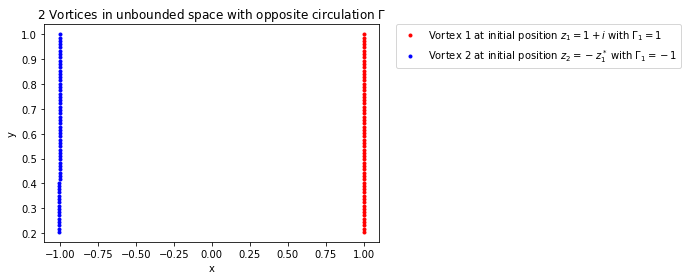

Recreate this plot in Python.
import numpy as np, matplotlib.pyplot as pt
fig1, ax1=pt.subplots(dpi=200)

'vortices and respective circulations'

v1=complex(1,1)
v2=complex(-1,1)
v3=complex(0,0)
v4=complex(0,0)

c1=1
c2=-1
c3=0
c4=0

'equations'
def potential_gradient(v1,v2,v3,v4,c2,c3,c4):
    u = (1/(2*np.pi*complex(0,1)))*(c2/(v1-v2)+c3/(v1-v3)+c4/(v1-v4))
    return complex(u.real, -u.imag)

def RK4(v1,v2,v3,v4,c2,c3,c4,h):
        
    k1 = potential_gradient(v1,v2,v3,v4,c2,c3,c4)*h
    k2 = potential_gradient(v1 + k1*0.5,v2 + k1*0.5,v3 + k1*0.5,v4 + k1*0.5,c2,c3,c4)*h
    k3 = potential_gradient(v1 + k2*0.5,v2 + k2*0.5,v3 + k2*0.5,v4 + k2*0.5,c2,c3,c4)*h
    k4 = potential_gradient(v1 + k3,v2 + k3,v3 + k3,v4 + k3,c2,c3,c4)*h
    v1 = v1 + 1/6*(k1 + 2*k2 + 2*k3 + k4)

    return v1


'Initial Conditions'
ax1.plot(v1.real,v1.imag,'r.', label='Vortex 1 at initial position $z_1 = 1+i$ with $\Gamma_1 = 1$')
ax1.plot(v2.real,v2.imag,'b.', label='Vortex 2 at initial position $z_2 = -z^*_1$ with $\Gamma_1 = -1$')
#ax1.plot(v3.real,-v3.imag,'g.', label='Mirrored vortex image at initial position $z_3 = z^*_1$')
#ax1.plot(v4.real,-v4.imag,'y.', label='Mirrored vortex image at initial position $z_4 = -z_1$')

ax1.legend(bbox_to_anchor=(1.05, 1), loc=2, borderaxespad=0.,fontsize=15)
ax1.set_title("2 Vortices in unbounded space with opposite circulation $\Gamma$",fontsize=17)
ax1.set_xlabel("x")
ax1.set_ylabel("y")



time=10
nsteps=60
h=time/nsteps
n=0


for n in range(0,nsteps):
    v1 = RK4(v1,v2,v3,v4,c2,c3,c4,h)
    v2 = RK4(v2,v1,v3,v4,c1,c3,c4,h)
#    v3 = RK4(v3,v1,v2,v4,c1,c2,c4,h)
#    v4 = RK4(v4,v1,v2,v3,c1,c2,c3,h)

    
    ax1.plot(v1.real,v1.imag,'r.')
    ax1.plot(v2.real,v2.imag,'b.')
#    ax1.plot(v3.real,-v3.imag,'g.')
#    ax1.plot(v4.real,-v4.imag,'y.')

    n=n+1
